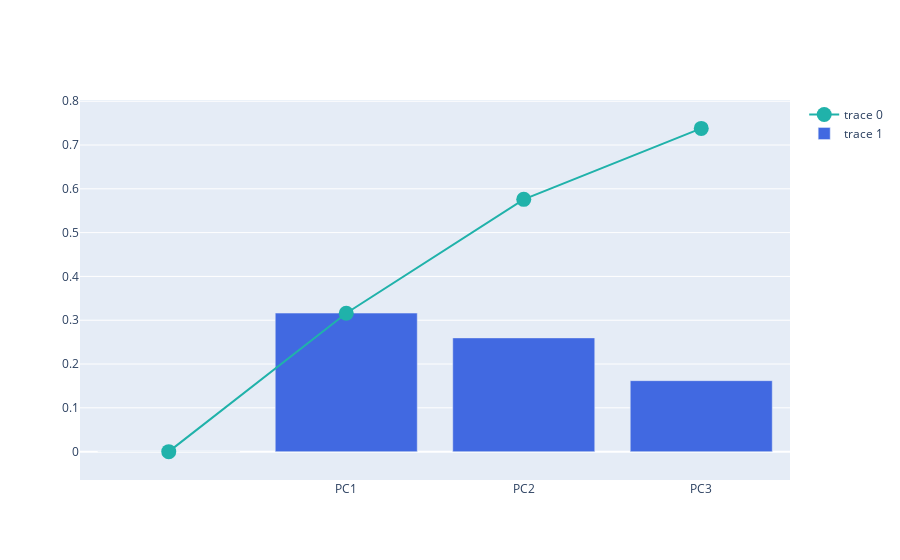

Notebook cell for this chart:
### Code cell
# explained variance + cumulative variance
# https://plotly.com/python/creating-and-updating-figures

import plotly.graph_objects as go
fig = go.Figure()

fig.add_trace(
    go.Scatter(
        x=df_explained_variance['PC'],
        y=df_explained_variance['Cumulative Variance'],
        marker=dict(size=15, color='LightSeaGreen')
    ))

fig.add_trace(
    go.Bar(
        x=df_explained_variance['PC'],
        y=df_explained_variance['Explained Variance'],
        marker=dict(color='RoyalBlue')
    ))

fig.show()

### Figure 1 — Plotly figure (JSON) as saved in the notebook; plotly's stock layout.template omitted (floating-point values rounded to 4 significant figures)
{"data": [{"marker": {"color": "LightSeaGreen", "size": 15}, "type": "scatter", "x": ["", "PC1", "PC2", "PC3"], "y": [0, 0.316, 0.576, 0.738]}, {"marker": {"color": "RoyalBlue"}, "type": "bar", "x": ["", "PC1", "PC2", "PC3"], "y": [0, 0.3163, 0.2597, 0.162]}], "layout": {}}
